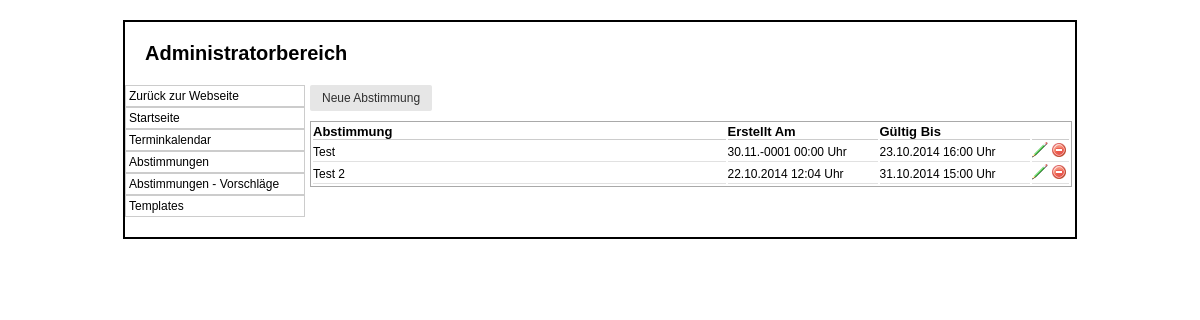
Screenshot of /admin/abstimmung.php with the database file from the repository.
### tables this page shows
CREATE TABLE IF NOT EXISTS `abstimmung` (
  `ID` int(5) NOT NULL AUTO_INCREMENT,
  `Bezeichnung` varchar(100) NOT NULL,
  `ErstelltAm` datetime NOT NULL,
  `GueltigBis` datetime DEFAULT NULL,
  `Aktiv` tinyint(1) NOT NULL,
  PRIMARY KEY (`ID`)
);

### class/mysqli.class.php (called while the page is built, shortened)
<?php
class MysqliDb
{
    protected static $_prefix;
    protected $_mysqli;
    protected $_query;
    protected $_where = array();
    protected $_orderBy = array();
    protected $_groupBy = array();
    protected $host;
    protected $username;
    protected $password;
    protected $db;
    protected $port;
    public function __construct($host = NULL, $username = NULL, $password = NULL, $db = NULL, $port = NULL)
    {
        $this->host = $host;
        $this->username = $username;
        $this->password = $password;
        $this->db = $db;
        if($port == NULL)
            $this->port = ini_get ('mysqli.default_port');
        else
            $this->port = $port;
    }
    public function connect()
    {
        $this->_mysqli = new mysqli ($this->host, $this->username, $this->password, $this->db, $this->port)
            or die('There was a problem connecting to the database');
        $this->_mysqli->set_charset ('utf8');
    }
    protected function reset()
    {
        $this->_where = array();
        $this->_orderBy = array();
        $this->_groupBy = array();
        $this->_bindParams = array('');
        $this->_query = null;
    }
    public function setPrefix($prefix = '')
    {
        self::$_prefix = $prefix;
        return $this;
    }
    public function get($tableName, $numRows = null, $columns = '*')
    {
        if (empty ($columns))
            $columns = '*';
        $column = is_array($columns) ? implode(', ', $columns) : $columns;
        $this->_query = "SELECT $column FROM " .self::$_prefix . $tableName;
        $stmt = $this->_buildQuery($numRows);
        $stmt->execute();
        return $this->_dynamicBindResults($stmt);
    }
    protected function _buildQuery($numRows = null, $tableData = null)
    {
        $stmt = $this->_prepareQuery();
        return $stmt;
    }
    protected function _dynamicBindResults(mysqli_stmt $stmt)
    {
        $parameters = array();
        $results = array();
        $meta = $stmt->result_metadata();
        $row = array();
        while ($field = $meta->fetch_field()) {
            $row[$field->name] = null;
            $parameters[] = & $row[$field->name];
        }
        call_user_func_array(array($stmt, 'bind_result'), $parameters);
        while ($stmt->fetch()) {
            $x = array();
            foreach ($row as $key => $val) {
                $x[$key] = $val;
            }
            array_push($results, $x);
        }
        return $results;
    }
    protected function _buildTableData ($tableData) {
        if (!is_array ($tableData))
            return;
        $this->_query = rtrim($this->_query, ', ');
    }
    protected function _buildWhere () {
        if (empty ($this->_where))
            return;
        $this->_query .= ' WHERE ';
        $this->_where[0][0] = '';
    }
    protected function _buildGroupBy () {
        if (empty ($this->_groupBy))
            return;
        $this->_query .= " GROUP BY ";
        $this->_query = rtrim($this->_query, ', ') . " ";
    }
    protected function _buildOrderBy () {
        if (empty ($this->_orderBy))
            return;
        $this->_query .= " ORDER BY ";
        $this->_query = rtrim ($this->_query, ', ') . " ";
    }
    protected function _buildLimit ($numRows) {
        if (!isset ($numRows))
            return;
        if (is_array ($numRows))
            $this->_query .= ' LIMIT ' . (int)$numRows[0] . ', ' . (int)$numRows[1];
        else
            $this->_query .= ' LIMIT ' . (int)$numRows;
    }
    protected function _prepareQuery()
    {
        if (!$stmt = $this->_mysqli->prepare($this->_query)) {
            trigger_error("Problem preparing query ($this->_query) " . $this->_mysqli->error, E_USER_ERROR);
        }
        return $stmt;
    }
    protected function replacePlaceHolders ($str, $vals) {
        $newStr = "";
        return $newStr;
    }
}

### db_connect.php (called while the page is built, shortened)
<?php
include_once 'class/mysqli.class.php';
$db		= new MysqliDb(HOST,USER,PASSWORD,DATABASE);
?>

### admin/abstimmung.php (the view, shortened to what this page needs)
<?php
require_once('../db_connect.php');
$inhalt = null;
if(isset($_GET['delete'])) {
	$ID = $_GET['delete'];
	$inhalt .= '<form method="POST" action="abstimmung.php">
		<input type="hidden" name="id" value="'.$ID.'">
		<input type="submit" name="delete" value="Ja Wirklich löschen" class="btn">
		<input type="submit" formaction="abstimmung.php" value="Doch nicht!" class="btn">
	</form>';
}
else if(isset($_GET['delete_titel'])) {
	$ID = $_GET['delete_titel'];
	$inhalt .= '<form method="POST" action="abstimmung.php">
		<input type="hidden" name="id" value="'.$ID.'">
		<input type="submit" name="delete_titel" value="Wirklich löschen">
	</form>';
} else {
	$cols			= array("ID", "Bezeichnung", "ErstelltAm", "GueltigBis");
	$abstimmungen	= $db->get(T_ABSTIMMUNG, null, $cols);
	$inhalt .= '<a class="btn" href="abstimmung.php?add">Neue Abstimmung</a>
	<table class="standard">
		<thead>
			<th width="55%">Abstimmung</th>
			<th width="20%">Erstellt Am</th>
			<th width="20%">Gültig Bis</th>
			<th width="5%"></th>
		</thead>';
	foreach ($abstimmungen as $abstimmung) {
		$link = 'abstimmung.php?id='.$abstimmung['ID'].'';
		$inhalt .= '<tr>
			<td><a class="link" href="'.$link.'">'.$abstimmung['Bezeichnung'].'</a></td>
			<td><a class="link" href="'.$link.'">'.date('d.m.Y H:i', strtotime($abstimmung['ErstelltAm'])).' Uhr</a></td>
			<td><a class="link" href="'.$link.'">'.date('d.m.Y H:i', strtotime($abstimmung['GueltigBis'])).' Uhr</a></td>
			<td>
				<a href="abstimmung.php?edit='.$abstimmung['ID'].'"><img src="img/edit.png"></a>
				<a href="abstimmung.php?delete='.$abstimmung['ID'].'"><img src="img/delete.png"></a>
			</td>
		</tr>';
	}
	$inhalt .= '</table>';
}
?>
<html>
<head>
	<link rel="stylesheet" type="text/css" href="style.css">
	<link rel="stylesheet" href="../css/tcal.css">
</head>
<body>
	<div id="container">
		<div id="header">
			<h1>Administratorbereich</h1>
		</div>
		<div id="navi">
			<ul>
				<li><a href="../">Zurück zur Webseite</a></li>
				<li><a href="index.php">Startseite</a></li>
				<li><a href="index.php?p=termine">Terminkalendar</a></li>
				<li><a href="abstimmung.php">Abstimmungen</a></li>
				<li><a href="vorschlaege.php">Abstimmungen - Vorschläge</a></li>
				<li><a href="templates.php">Templates</a></li>
			</ul>
		</div>
		<div id="content">
		<?php
			echo $inhalt;
		?>
		</div>
	</div>
</body>
</html>

### admin/style.css (style rules this page uses)
* { margin:0; padding:0; }
body { background-color:#FFF; color:#000; font-family:Verdana,Arial; font-size:12px; }
a { color:#000; text-decoration:none; }
.btn { font-family: inherit; font-size: 100%; *font-size: 90%; *overflow: visible; padding: 0.5em 1em; color: #444; color: rgba(0, 0, 0, 0.80); *color: #444; border: 1px solid #999; border: none rgba(0, 0, 0, 0); background-color: #E6E6E6; text-decoration: none; border-radius: 2px; display:inline-block; }
div#container { border:2px solid #000; margin:20px auto; padding-bottom:20px; width:950px; }
div#header { padding:20px; }
div#header h1 { font-size:20px; }
div#navi { float:left; width:180px; }
div#navi ul { list-style-type:none; }
div#navi ul li { border:1px solid #ccc; }
div#navi ul li a { display:block; padding:3px; }
div#content { float:left; width:762px; margin-left:5px; }
table.standard { width:100%; border:1px solid darkgrey; margin-top:10px; margin-bottom:10px; }
table.standard thead th { border-bottom:1px solid #ccc; font-size:13px; font-weight:bold; text-align:left; }
table.standard tr td { font-size:12px; border-bottom:1px solid #E1E1E1; }
table.standard tr td a.link { display:block; }

### rows the page displays
abstimmung: Bezeichnung "Test", ErstelltAm "30.11.-0001 00:00", GueltigBis "23.10.2014 16:00"
abstimmung: Bezeichnung "Test 2", ErstelltAm "22.10.2014 12:04", GueltigBis "31.10.2014 15:00"
